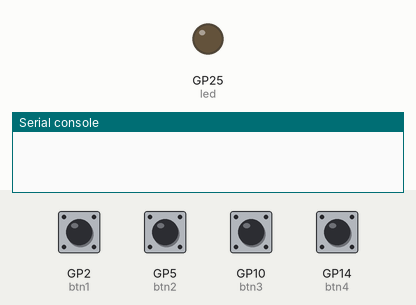
Recording of a program running on a simulated Raspberry Pi Pico running CircuitPython. Shown: output pins drawn as LEDs (lit = HIGH), the last lines printed to the serial console. Dashed ring = blinking. The inputs (shaded band) are chosen by the test bench; at power-on: GP2 (btn1), GP5 (btn2), GP10 (btn3), GP14 (btn4) HIGH. USB keyboard and mouse output is not drawn.

Above: at 1.2 s.
1.3 s: GP2 (btn1) pulled LOW for 1 s
At 1.35 s:
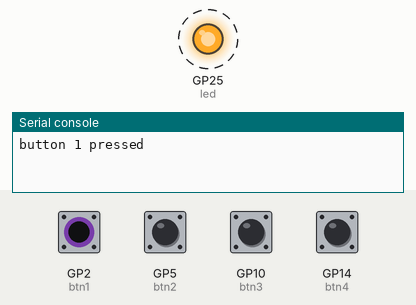
4.3 s: GP5 (btn2) pulled LOW for 1 s
At 5.8 s:
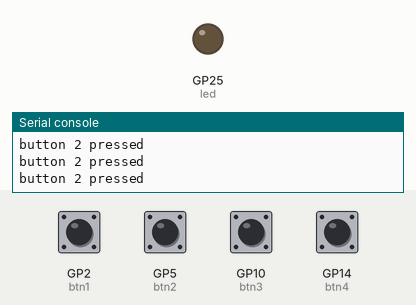
Timing chart, 0 to 7.3 s (numbered marks = the images above; inputs shaded):
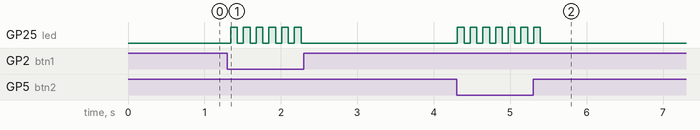

The program:

USBArrowKeyboardA1.py
```python
import time
import digitalio
import board
import usb_hid
from adafruit_hid.keyboard import Keyboard
from adafruit_hid.keycode import Keycode

btn1_pin = board.GP2
btn2_pin = board.GP5
btn3_pin = board.GP10
btn4_pin = board.GP14

keyboard = Keyboard(usb_hid.devices)

led = digitalio.DigitalInOut(board.LED)
led.direction = digitalio.Direction.OUTPUT

btn1 = digitalio.DigitalInOut(btn1_pin)
btn1.direction = digitalio.Direction.INPUT
btn1.pull = digitalio.Pull.UP

btn2 = digitalio.DigitalInOut(btn2_pin)
btn2.direction = digitalio.Direction.INPUT
btn2.pull = digitalio.Pull.UP

btn3 = digitalio.DigitalInOut(btn3_pin)
btn3.direction = digitalio.Direction.INPUT
btn3.pull = digitalio.Pull.UP

btn4 = digitalio.DigitalInOut(btn4_pin)
btn4.direction = digitalio.Direction.INPUT
btn4.pull = digitalio.Pull.UP

while True:
    if not btn1.value:
        print("button 1 pressed")
        keyboard.press(Keycode.LEFT_ARROW)
        led.value = True
        time.sleep(0.08)
        keyboard.release(Keycode.LEFT_ARROW)
        led.value = False
    if not btn2.value:
        print("button 2 pressed")
        keyboard.press(Keycode.UP_ARROW)
        led.value = True
        time.sleep(0.08)
        keyboard.release(Keycode.UP_ARROW)
        led.value = False
    if not btn3.value:
        print("button 3 pressed")
        keyboard.press(Keycode.RIGHT_ARROW)
        led.value = True
        time.sleep(0.08)
        keyboard.release(Keycode.RIGHT_ARROW)
        led.value = False
    if not btn4.value:
        print("button 4 pressed")
        keyboard.press(Keycode.DOWN_ARROW)
        led.value = True
        time.sleep(0.08)
        keyboard.release(Keycode.DOWN_ARROW)
        led.value = False
    time.sleep(0.07)
```

Measured:
- after the input at 1.3 s, GP25 (led): alternates HIGH for 0.09 s and LOW for 0.08 s, 12 changes in all, then stays LOW, starting at once
- after the input at 4.3 s, GP25 (led): alternates HIGH for 0.09 s and LOW for 0.08 s, 14 changes in all, then stays LOW, starting at once
